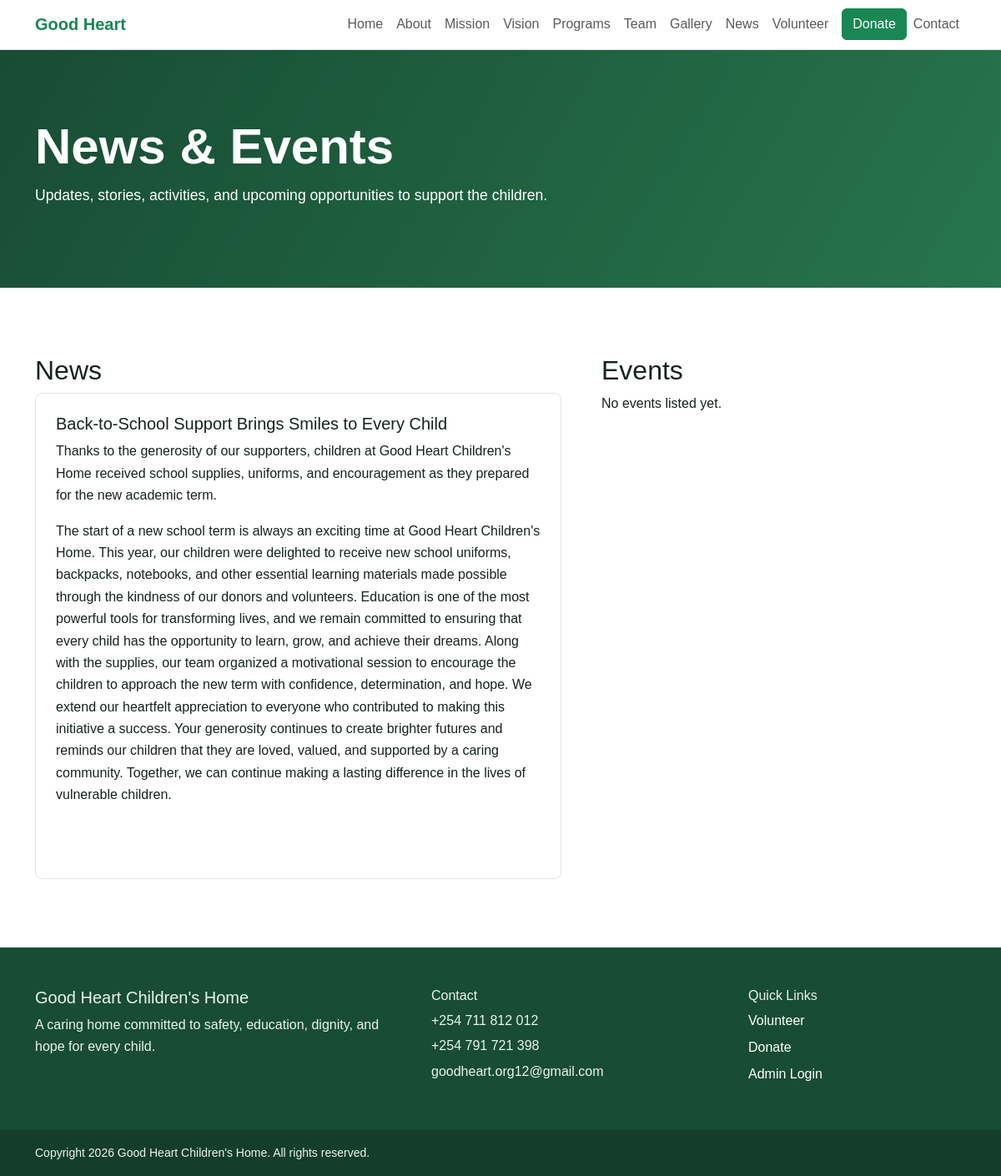
The app's page /news-events with its own data.
### app/models.py (models this page shows)
class TimestampMixin:
    created_at = db.Column(db.DateTime, default=datetime.utcnow, nullable=False)
    updated_at = db.Column(
        db.DateTime, default=datetime.utcnow, onupdate=datetime.utcnow, nullable=False
    )

class News(TimestampMixin, db.Model):
    __tablename__ = "news"
    id = db.Column(db.Integer, primary_key=True)
    title = db.Column(db.String(180), nullable=False)
    slug = db.Column(db.String(200), unique=True, nullable=False, index=True)
    summary = db.Column(db.String(255))
    body = db.Column(db.Text, nullable=False)
    published = db.Column(db.Boolean, default=True, nullable=False)

### app/routes.py (the view)
@main_bp.route("/news-events")
def news_events():
    posts = News.query.filter_by(published=True).order_by(News.created_at.desc()).all()
    events = Event.query.order_by(Event.event_date.desc().nullslast()).all()
    return render_template("news_events.html", posts=posts, events=events, title="News & Events")

### app/routes.py (called while the page is built)
@main_bp.app_context_processor
def inject_contact():
    return {"contact_info": CONTACT, "current_year": datetime.utcnow().year}

### app/templates/news_events.html
{% extends "base.html" %}
{% block content %}
<section class="page-hero">
    <div class="container">
        <h1>News & Events</h1>
        <p>Updates, stories, activities, and upcoming opportunities to support the children.</p>
    </div>
</section>
<section class="section">
    <div class="container">
        <div class="row g-5">
            <div class="col-lg-7">
                <h2>News</h2>{% for post in posts %}<article class="list-item">
                    <h3>{{ post.title }}</h3>
                    <p>{{ post.summary }}</p>
                    <p>{{ post.body }}</p>
                </article>{% else %}<p>No published news yet.</p>{% endfor %}
            </div>
            <div class="col-lg-5">
                <h2>Events</h2>{% for event in events %}<article class="list-item">
                    <h3>{{ event.title }}</h3>
                    <p>{{ event.event_date or "Date to be announced" }}{% if event.location %} at {{ event.location }}{%
                        endif %}</p>
                    <p>{{ event.description }}</p>
                </article>{% else %}<p>No events listed yet.</p>{% endfor %}
            </div>
        </div>
    </div>
</section>
{% endblock %}

### app/static/css/style.css (style rules this page uses)
:root { --green: #27754d; --green-dark: #184c34; --gold: #e4a11b; --ink: #17221d; --muted: #5b6b62; --soft: #f3f8f5; --line: #dfe8e2; }
body { color: var(--ink); font-family: Arial, Helvetica, sans-serif; line-height: 1.65; }
.page-hero { color: #fff; background: linear-gradient(120deg, var(--green-dark), var(--green)); padding: 5rem 0; }
.page-hero h1 { font-size: clamp(2rem, 5vw, 4.25rem); font-weight: 800; }
.page-hero p { max-width: 760px; font-size: 1.1rem; }
.section { padding: 5rem 0; }
.feature-card, .team-card, .form-panel, .info-panel, .list-item, .quote { border: 1px solid var(--line); border-radius: 8px; background: #fff; padding: 1.5rem; height: 100%; }
.feature-card h3, .list-item h3 { font-size: 1.25rem; }

### records on screen
News: title "Back-to-School Support Brings Smiles to Every Child", summary "Thanks to the generosity of our supporters, children at Good Heart Children's Home received school supplies, uniforms, and encouragement as they prepared for the new academic term.", body "The start of a new school term is always an exciting time at Good Heart Children's Home. This year, our children were delighted to receive new school uniforms, backpacks, notebooks, and other essential learning materials made possible through the kindness of our donors and volunteers. Education is one of the most powerful tools for transforming lives, and we remain committed to ensuring that every child has the opportunity to learn, grow, and achieve their dreams. Along with the supplies, our team organized a motivational session to encourage the children to approach the new term with confidence, determination, and hope. We extend our heartfelt appreciation to everyone who contributed to…"

### other values on screen
{{ contact_info.name }} "Good Heart Children's Home"
{{ contact_info.phones[0] }} "+254 711 812 012"
{{ contact_info.phones[1] }} "+254 791 721 398"
{{ contact_info.email }} "goodheart.org12@gmail.com"
